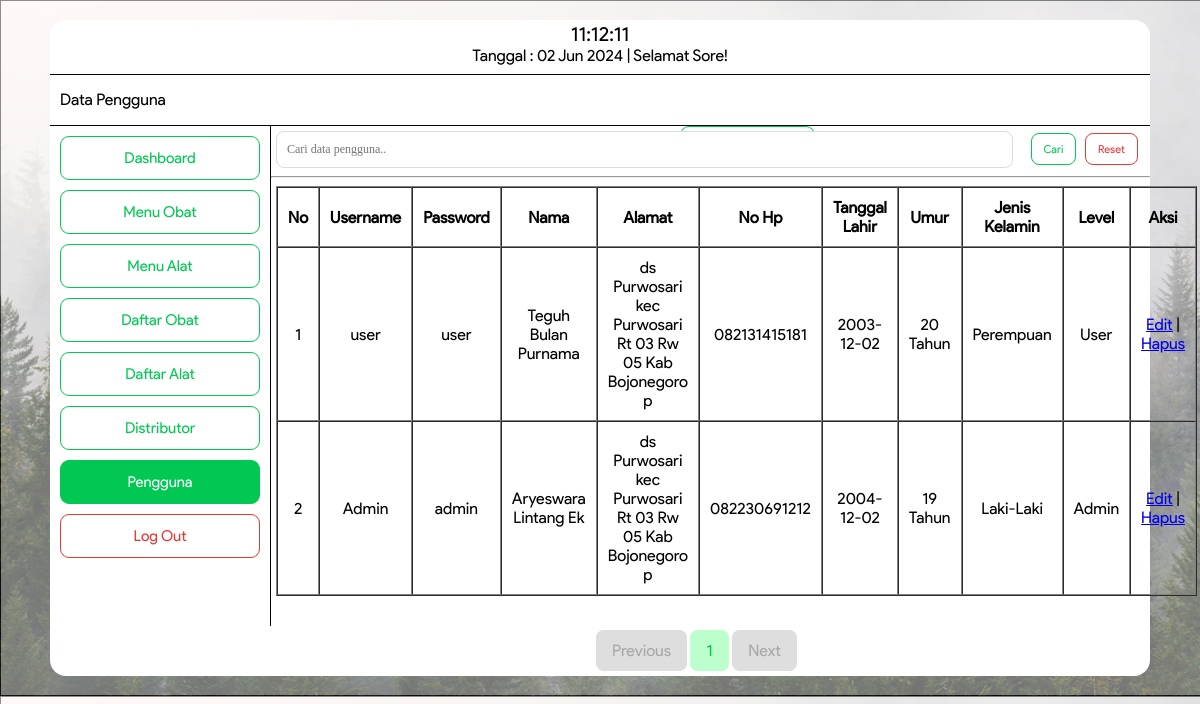
The app's page /daftarpenggunaadmin.php (signed in) with its own data.
### tables this page shows
CREATE TABLE `tb_user` (
  `id` int(200) NOT NULL,
  `username` varchar(20) NOT NULL,
  `password` varchar(20) NOT NULL,
  `nama` char(200) NOT NULL,
  `alamat` varchar(200) NOT NULL,
  `no_hp` varchar(200) NOT NULL,
  `tgl_lahir` date NOT NULL,
  `jk` enum('Perempuan','Laki-Laki') NOT NULL,
  `level` enum('Admin','User') NOT NULL
);

### daftarpenggunaadmin.php (the view, shortened to what this page needs)
<!DOCTYPE html>
<html>
<head>
	<link rel="stylesheet" type="text/css" href="asset/daftarpenggunaadmin.css">
</head>
<body style="background-image: url(BG.png);">
	<div class="bingkai">
		<div class="header">
			<label>
        <div id="clock" style="font-size: 20px"></div>
        <?php
					$tanggal= mktime(date("m"),date("d"),date("Y"));
					echo "Tanggal : ".date("d M Y", $tanggal)." ";
					$a = date ("H");
					if (($a>=6) && ($a<=11)){
					echo "| Selamat Pagi!";
					}
					else if(($a>11) && ($a<=15))
					{
					echo "| Selamat Siang!";}
					else if (($a>15) && ($a<=18)){
					echo "| Selamat Sore!";}
					else { echo "| Selamat Malam!";}
				?>
			</label>
		</div>
		<div class="menu">
				<form method="post" action="user/tambah.php">
					<label>Data Pengguna</label>
					<button type="submit">Tambah Data Pengguna</button>
				</form>
		</div>
		<div class="badan">
      <div class="sidebar">
				<form method="" action="dashboardadmin.php">
					<button class="dashboard" type="submit">Dashboard</button>
				</form>
				<div class="dropdown">
  					<button class="dropbtn">Menu Obat</button>
				</div>
        <div class="dropdown">
            <button class="dropbtn">Menu Alat</button>
        </div>
				<form class="daftarobat" method="" action="daftarobatadmin.php">
					<button type="submit">Daftar Obat</button>
				</form>
        <form method="" action="daftaralatadmin.php">
          <button class="daftarobat" type="submit">Daftar Alat</button>
        </form>
				<form class="distributor" method="" action="distributoradmin.php">
					<button type="submit">Distributor</button>
				</form>
				<form class="pengguna" method="" action="daftarpenggunaadmin.php">
					<button type="submit">Pengguna</button>
				</form>
				<form class="logout" method="post" action="logout.php">
					<button onclick="return confirm('Anda Yakin Ingin Log Out?')" type="submit">Log Out</button>
				</form>
			</div>
			<form>
            <div class="search">
              <input type="text" id="KataKunci" name="KataKunci" placeholder="Cari data pengguna.." required="" value="<?php if (isset($_GET['KataKunci']))  echo $_GET['KataKunci']; ?>">
              <button class="cari" type="submit">Cari</button>
              <button class="resetbtn" onclick="location.href='daftarpenggunaadmin.php'" type="button">Reset</button>
            </div>
          </form>
                 <hr>
			<div class="content">
				<table border="1" width="100%" align="center" cellspacing="0" cellpadding="10">
					<tr>
						<th>No</th>
						<th>Username</th>
						<th>Password</th>
						<th>Nama</th>
						<th>Alamat</th>
						<th>No Hp</th>
						<th>Tanggal Lahir</th>
						<th>Umur</th>
            <th>Jenis Kelamin</th>
						<th>Level</th>
						<th>Aksi</th>
					</tr>
						 					 					  <?php
      include "koneksi.php";
      $page = (isset($_GET['page']))? (int) $_GET['page'] : 1;
      $kolomCari=(isset($_GET['Kolom']))? $_GET['Kolom'] : "";
      $kolomKataKunci=(isset($_GET['KataKunci']))? $_GET['KataKunci'] : "";
      $limit = 5;
      $limitStart = ($page - 1) * $limit;
      if($kolomCari=="" && $kolomKataKunci==""){
        $SqlQuery = mysqli_query($koneksi, "SELECT * FROM tb_user LIMIT ".$limitStart.",".$limit);
      }else{
        $SqlQuery = mysqli_query($koneksi, "SELECT * FROM tb_user WHERE nama LIKE '%$kolomKataKunci%' LIMIT ".$limitStart.",".$limit);
      }
      $no = $limitStart + 1;
      while($row = mysqli_fetch_array($SqlQuery)){
      ?>
        		<tr align="center">
        			<td>
        				<?php echo $no++?>
        			</td>
            		<td>
                		<?php echo $row['username'];?>
            		</td>
            		<td>
                		<?php echo $row['password'];?>
            		</td>
            		<td>
                		<?php echo $row['nama'];?>
            		</td>
            		<td>
                		<?php echo $row['alamat'];?>
            		</td>
					<td>
                		<?php echo $row['no_hp'];?>
            		</td>
					<td>
                		<?php echo $row['tgl_lahir'];?>
            		</td>
            		<td>
								<?php $lahir =new DateTime($row['tgl_lahir']);
											$today =new DateTime();
											$umur =$today->diff($lahir);
											echo $umur->y;echo" Tahun"
								 ?>
							</td>
							<td>
                		<?php echo $row['jk'];?>
            		</td>
                <td>
                    <?php echo $row['level'];?>
                </td>
            		<td>
            			<a href="user/edit.php?id=<?php echo $row['id'];?>">Edit</a>
                  |
            			<a onclick="return confirm('Anda yakin ingin Membatalkan Transaksi?')" href="user/hapus.php?id=<?php echo $row['id'];?>">Hapus</a>
            		</td>
        		</tr>
                <?php
                 }
                ?>
				</table>
			 <div class="paging">
      <?php
        if($page == 1){
      ?>
        <a class="disabled" href="#">Previous</a>
      <?php
        }
      ?>
      <?php
        if($kolomCari=="" && $kolomKataKunci==""){
          $SqlQuery = mysqli_query($koneksi, "SELECT * FROM tb_user");
        }else{
          $SqlQuery = mysqli_query($koneksi, "SELECT * FROM tb_user WHERE nama LIKE '%$kolomKataKunci%'");
        }
        $JumlahData = mysqli_num_rows($SqlQuery);
        $jumlahPage = ceil($JumlahData / $limit);
        $jumlahNumber = 1;
        $startNumber = ($page > $jumlahNumber)? $page - $jumlahNumber : 1;
        $endNumber = ($page < ($jumlahPage - $jumlahNumber))? $page + $jumlahNumber : $jumlahPage;
        for($i = $startNumber; $i <= $endNumber; $i++){
          if($kolomCari=="" && $kolomKataKunci==""){
      ?>
          <a class="number" href="daftarpenggunaadmin.php?page=<?php echo $i; ?>"><?php echo $i; ?></a>
      <?php
        }else{
          ?>
          <a class="number" href="daftarpenggunaadmin.php?Kolom=<?php echo $kolomCari;?>&KataKunci=<?php echo $kolomKataKunci;?>&page=<?php echo $i; ?>"><?php echo $i; ?></a>
          <?php
        }
      }
      ?>
      <?php
       if($page == $jumlahPage){
      ?>
        <a class="disabled" href="#">Next</a>
      <?php
      }
      ?>
  </div>
		</div>
					 		</div>
					 	</div>
</body>
</html>

### asset/daftarpenggunaadmin.css (style rules this page uses)
div { font-family: ProductSans; }
body { background-image: url(BG.png); background-size: cover; font-family: ProductSans; }
button { font-family: ProductSans; }
.bingkai { background: white; width: 1100px; margin: 20px auto; border-radius: 16px; }
.bingkai .header { background: white; height: 50px; padding: 2px; border-radius: 16px 16px 0px 0px; border-bottom: solid 1px; text-align: center; }
.bingkai .menu { background: white; height: 50px; border-bottom: solid 1px; }
.bingkai .menu button { background-color: white; color: #00C853; font-size: 11px; padding: 10px; margin-left: 630px; margin-top: 7px; border-radius: 9px; border: solid 1px #00C853; }
.bingkai .menu label { float: left; padding: 10px; margin-right: 225px; margin-top: 5px; }
.badan { height: 500px; }
.bingkai .badan .sidebar { background: white; float: left; width: 20%; height: 100%; border-radius: 0px 0px 0px 16px; border-right: solid 1px; }
.dropbtn { background-color: #4CAF50; color: white; padding: 16px; font-size: 16px; border: none; cursor: pointer; }
.dropdown { position: relative; display: inline-block; }
.bingkai .badan .sidebar button { background-color: white; color: #00C853; font-size: 15px; padding: 12px; width: 200px; margin-top: 10px; margin-left: 10px; cursor: pointer; border: solid 1px #00C853; border-radius: 9px; }
.bingkai .badan .sidebar .logout button { background-color: white; color: #E53935; font-size: 15px; padding: 12px; width: 200px; margin-top: 10px; margin-left: 10px; cursor: pointer; border: solid 1px #E53935; border-radius: 9px; }
.bingkai .badan .sidebar .pengguna button { background-color: #00C853; color: white; font-size: 15px; padding: 12px; width: 200px; margin-top: 10px; margin-left: 10px; cursor: pointer; border: solid 1px #00C853; border-radius: 9px; }
.bingkai .badan .content { background: white; float: left; height: auto; width: 79%; border-radius: 0px 0px 16px 0px; margin-left: 5px; }
.bingkai .badan .content .paging { margin-left: 320px; margin-top: 30px; }
.bingkai .badan .content .paging .disabled { text-decoration: none; color: #A8A8A8; background-color: #DEDEDE; font-family: ProductSans; border: solid 1px #DEDEDE; line-height: 50px; padding: 10px 15px 10px 15px; border-radius: 8px; }
.bingkai .badan .content .paging .number { text-decoration: none; color: #00C853; background-color: #BCFFCC; font-family: ProductSans; border: solid 1px #BCFFCC; line-height: 50px; padding: 10px 15px 10px 15px; border-radius: 8px; }
.bingkai .badan .search input { border-radius: 8px; border: solid 1px #DCDCDE; padding: 10px; width: 65%; margin-top: 5px; margin-left: 5px; font-size: 12px; font-family: product sans; }
.bingkai .badan .search .cari { background-color: white; color: #00C853; border: solid 1px #00C853; border-radius: 8px; padding: 8px 12px 8px 12px; font-size: 11px; margin-left: 14px; margin-right: 5px; }
.bingkai .badan .search .resetbtn { background-color: white; color: #E53935; border: solid 1px #E53935; border-radius: 8px; padding: 8px 12px 8px 12px; font-size: 11px; }

### records on screen
tb_user: username "user", password "user", nama "Teguh Bulan Purnama", alamat "ds Purwosari kec Purwosari Rt 03 Rw 05 Kab Bojonegoro p", no_hp "082131415181", tgl_lahir "2003-12-02", tgl_lahir "20", jk "Perempuan", level "User"
tb_user: username "Admin", password "admin", nama "Aryeswara Lintang Ek", alamat "ds Purwosari kec Purwosari Rt 03 Rw 05 Kab Bojonegoro p", no_hp "082230691212", tgl_lahir "2004-12-02", tgl_lahir "19", jk "Laki-Laki", level "Admin"
